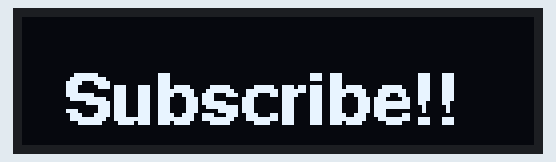
Recording of a sketch running on a simulated Arduino Uno, built with avr-gcc and run on an emulated ATmega328P. On the bench: 128×32 one-colour display. The display library's start-up logo is not drawn.

Above: at 2.1 s.

The sketch:

Hello_World.ino
```cpp
#include <SPI.h>
#include <Wire.h>
#include <Adafruit_GFX.h>
#include <Adafruit_SSD1306.h>
#include <Fonts/FreeSansBold9pt7b.h >

#define SCREEN_WIDTH 128 // OLED display width, in pixels
#define SCREEN_HEIGHT 32 // OLED display height, in pixels

#define OLED_RESET     -1 // Reset pin # (or -1 if sharing Arduino reset pin)
#define SCREEN_ADDRESS 0x3C ///< See datasheet for Address; 0x3D for 128x64, 0x3C for 128x32
Adafruit_SSD1306 display(SCREEN_WIDTH, SCREEN_HEIGHT, &Wire, OLED_RESET);

void setup() {
  Serial.begin(9600);

  if(!display.begin(SSD1306_SWITCHCAPVCC, SCREEN_ADDRESS)) {
    Serial.println(F("SSD1306 allocation failed"));
    for(;;); // Don't proceed, loop forever
  }

  display.display();
  delay(2000);

  display.clearDisplay();

  display.setTextColor(WHITE);
  display.setCursor(10, 20);
  display.setTextSize(1);
  display.setFont(&FreeSansBold9pt7b);
  display.println("Subscribe!!");
  display.display();
  delay(2000);
}

void loop() {
  // Nothing to do here
}
```
